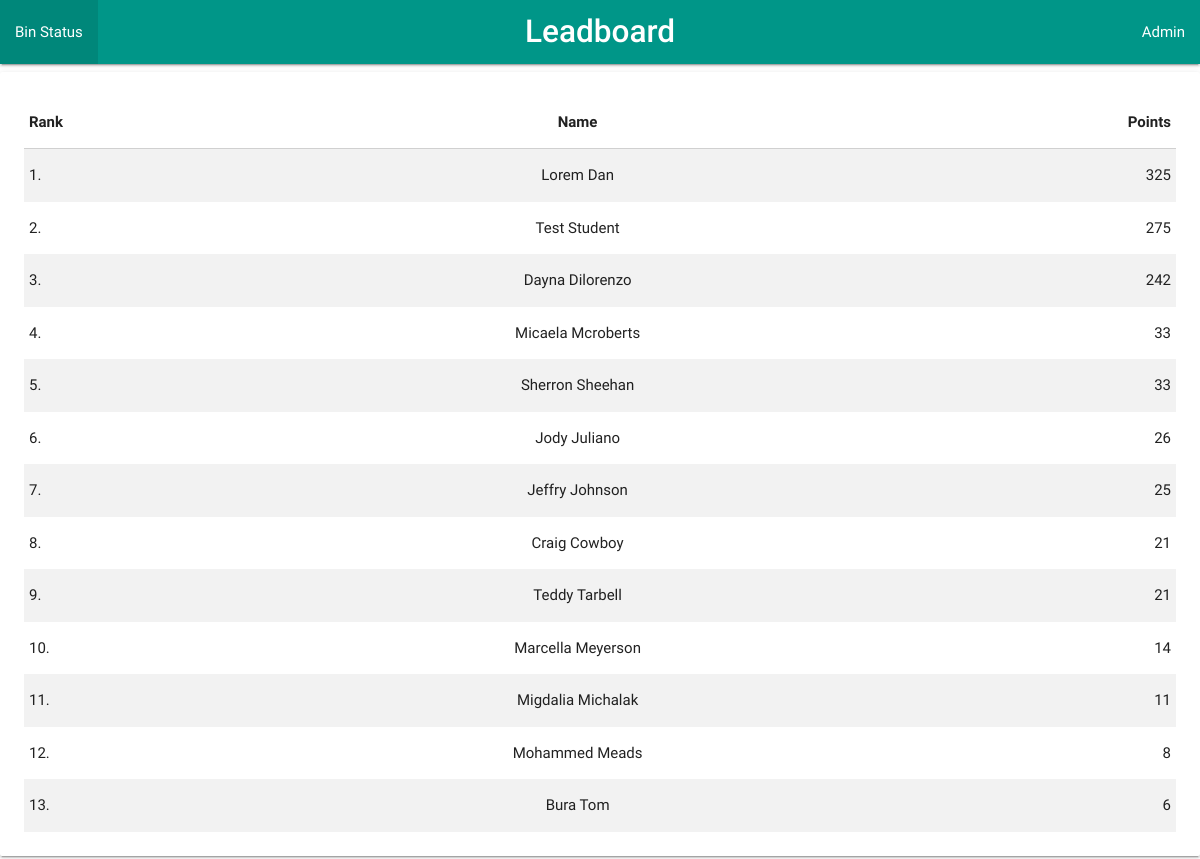
The page /bin/scoreboard/ on the database as committed earlier.
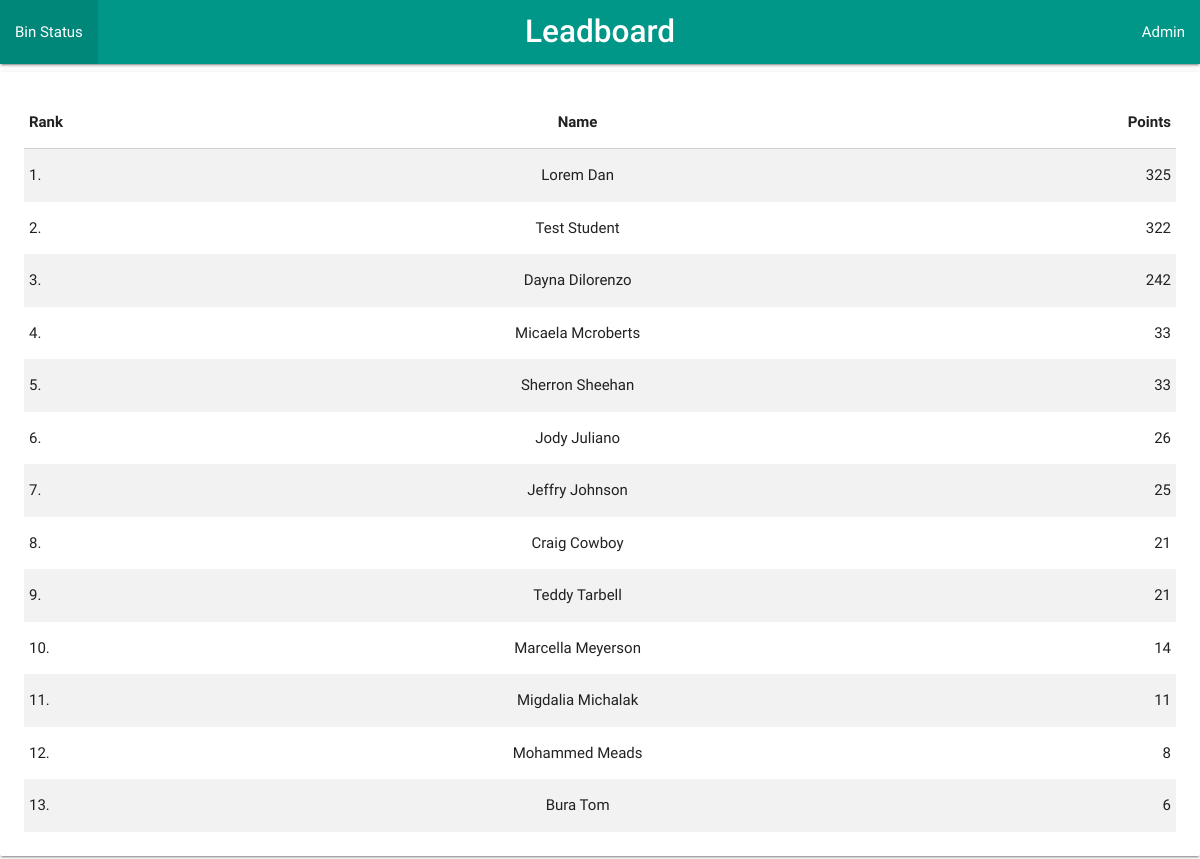
The same page on the database as committed later.
### bin/models.py (models this page shows, shortened)
class Student(models.Model):
    full_name = models.CharField(max_length=250, default='')
    score = models.IntegerField(default=0)
    last_ts = models.IntegerField(default=0)
    current_ts = models.IntegerField(default=0)
    gender = models.CharField(max_length=10, default='')
    prof_img = models.CharField(max_length=250, default='')
    id_num = models.CharField(max_length=250, default='')

### bin/views.py (the view)
# urls.py: path('scoreboard/', views.scoreboard),
def scoreboard(request):
	scanned_id = CurrentId.objects.all().filter(pk=1)[0]
	print('verify_id_ts', verify_id_ts())
	score = ArduScore.objects.all().filter(pk=1)[0]
	score = score.score
	scanned_id = scanned_id.id_num
	if verify_id_ts():
		if score != 0 and score > 1:
			msg = 'Congratulations, you have scored ' + str(score) + ' points!'
		elif score == 1:
			msg = msg = 'Congratulations, you have scored 1 point!'
		else:
			msg = 'You have scored 0 points!'
	else:
		msg = ''
	stdt = Student.objects.filter(id_num=scanned_id)[0]
	priv_score = stdt.score
	print('Priv Score', priv_score)
	if verify_id_ts():
		Student.objects.filter(id_num=scanned_id).update(score=score+priv_score)
	all_stds = Student.objects.all().order_by('-score')
	args={'all_stds': all_stds, 'msg': msg,}
	print(scanned_id, score)
	return render(request, 'bin/scoreboard.html', args)

### bin/views.py (called while the page is built)
def verify_id_ts():
	scanned_id_ts_obj = CurrentId.objects.all().filter(pk=1)[0]
	scanned_id_ts = scanned_id_ts_obj.current_ts
	time_diff = int(time.time()) - scanned_id_ts
	print('c_ts - scanned_id_ts', time_diff)
	return time_diff < 15

### bin/templates/bin/scoreboard.html (shortened to what this page needs)
{% extends 'bin/base.html' %}
{% load static %}
{% block content %}
            <div class="card-panel">
                <table class="striped highlight">
                    <thead>
                        <tr>
                            <th class="left">Rank</th>
                            <th class="center">Name</th>
                            <th class="right">Points</th>
                        </tr>
                    </thead>
                    <tbody>
                    	{% for i in all_stds %}
                        <tr>
                            <td class="left">{{forloop.counter}}.</td>
                            <td class="center">{{i.full_name}}</td>
                            <td class="right">{{i.score}}</td>
                        </tr>
                        {% endfor %}
                    </tbody>
                    </table>
            </div>
{% endblock content %}

Rows that differ between the two databases and show on the page:
changed Student "Test Student": score "275" → "322"
